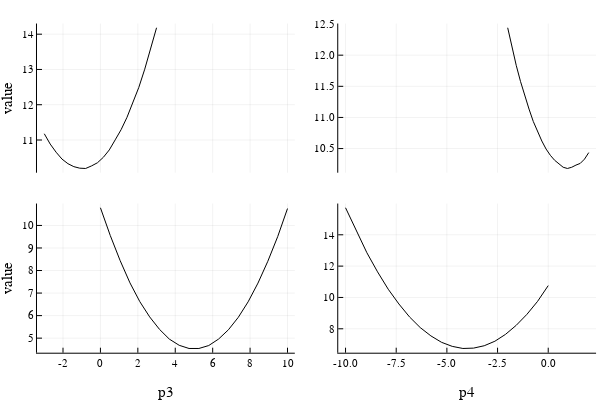
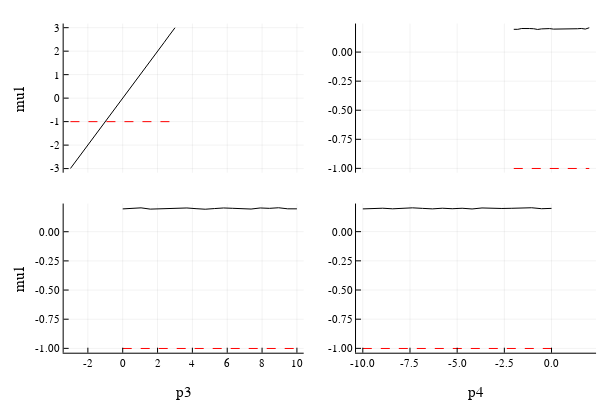
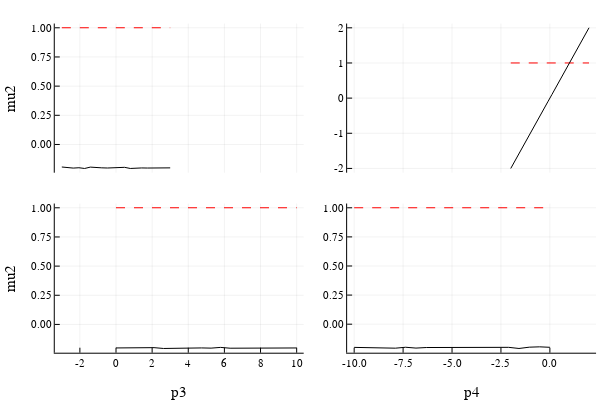
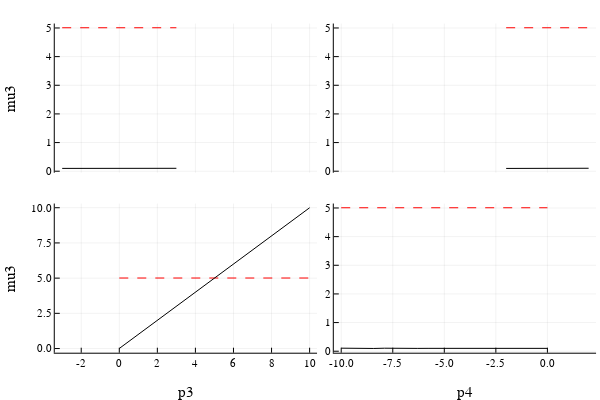

Notebook cell for these charts, in order:
### Markdown cell above
## Safety checks
We can also make sure that the objective function is "well-behaved" in a neighborhood of the solution (i.e. with no "flat region") using slices. The graph below shows that there is no flat region in the neighborhood of the solution, suggesting (at least) local identification of the parameters. In this toy example, we know we have global identification, but in "real-life" application global identification may be hard to prove analytically.

### Code cell
# plot slices of objective function
# grid with 20 points
#-----------------------------------
s = doSlices(mprob,20)

# plot slices of the objective function:
#---------------------------------------
p = MomentOpt.plot(s,:value)
display(p)

if savePlots == true
    Plots.savefig(p, joinpath(pwd(),"slices_Normal.svg"))
end



# Produce more precise plots with respect to each parameter:
#-----------------------------------------------------------
for symbol in parameters

  p = MomentOpt.plot(s,symbol)
  display(p)
    
  if savePlots == true
      Plots.savefig(p, joinpath(pwd(),"slices_Normal_$(String(symbol)).svg"))
  end
    

end

### Figure 1 — Plotly figure (JSON) as saved in the notebook; plotly's stock layout.template omitted (floating-point values rounded to 4 significant figures)
{"data": [{"colorbar": {"title": ""}, "hoverinfo": "text", "legendgroup": "y1", "line": {"color": "rgba(0, 0, 0, 1.000)", "dash": "solid", "shape": "linear", "width": 1}, "mode": "lines", "name": "y1", "showlegend": true, "text": [null, null, null, null, null, null, null, null, null, null, null, null, null, null, null, null, null, null, null, null], "type": "scatter", "x": [-2, -1.789, -1.579, -1.368, -1.158, -0.9474, -0.7368, -0.5263, -0.3158, -0.1053, 0.1053, 0.3158, 0.5263, 0.7368, 0.9474, 1.158, 1.368, 1.579, 1.789, 2], "xaxis": "x2", "y": [12.44, 12.12, 11.84, 11.58, 11.34, 11.13, 10.94, 10.77, 10.62, 10.49, 10.39, 10.31, 10.25, 10.2, 10.18, 10.2, 10.23, 10.26, 10.33, 10.44], "yaxis": "y2"}, {"colorbar": {"title": ""}, "hoverinfo": "text", "legendgroup": "y2", "line": {"color": "rgba(0, 0, 0, 1.000)", "dash": "solid", "shape": "linear", "width": 1}, "mode": "lines", "name": "y2", "showlegend": true, "text": [null, null, null, null, null, null, null, null, null, null, null, null, null, null, null, null, null, null, null, null], "type": "scatter", "x": [-10, -9.474, -8.947, -8.421, -7.895, -7.368, -6.842, -6.316, -5.789, -5.263, -4.737, -4.211, -3.684, -3.158, -2.632, -2.105, -1.579, -1.053, -0.5263, 0], "xaxis": "x2", "y": [15.72, 14.23, 12.85, 11.64, 10.53, 9.585, 8.756, 8.078, 7.547, 7.136, 6.878, 6.743, 6.766, 6.918, 7.205, 7.646, 8.221, 8.92, 9.75, 10.76], "yaxis": "y4"}, {"colorbar": {"title": ""}, "hoverinfo": "text", "legendgroup": "y3", "line": {"color": "rgba(0, 0, 0, 1.000)", "dash": "solid", "shape": "linear", "width": 1}, "mode": "lines", "name": "y3", "showlegend": true, "text": [null, null, null, null, null, null, null, null, null, null, null, null, null, null, null, null, null, null, null, null], "type": "scatter", "x": [-3, -2.684, -2.368, -2.053, -1.737, -1.421, -1.105, -0.7895, -0.4737, -0.1579, 0.1579, 0.4737, 0.7895, 1.105, 1.421, 1.737, 2.053, 2.368, 2.684, 3], "xaxis": "x1", "y": [11.18, 10.89, 10.65, 10.46, 10.33, 10.24, 10.2, 10.19, 10.27, 10.35, 10.51, 10.72, 11.0, 11.29, 11.64, 12.05, 12.49, 13.01, 13.57, 14.18], "yaxis": "y1"}, {"colorbar": {"title": ""}, "hoverinfo": "text", "legendgroup": "y4", "line": {"color": "rgba(0, 0, 0, 1.000)", "dash": "solid", "shape": "linear", "width": 1}, "mode": "lines", "name": "y4", "showlegend": true, "text": [null, null, null, null, null, null, null, null, null, null, null, null, null, null, null, null, null, null, null, null], "type": "scatter", "x": [0, 0.5263, 1.053, 1.579, 2.105, 2.632, 3.158, 3.684, 4.211, 4.737, 5.263, 5.789, 6.316, 6.842, 7.368, 7.895, 8.421, 8.947, 9.474, 10], "xaxis": "x1", "y": [10.78, 9.555, 8.443, 7.452, 6.619, 5.944, 5.389, 4.957, 4.683, 4.542, 4.542, 4.672, 4.96, 5.372, 5.923, 6.611, 7.443, 8.411, 9.502, 10.75], "yaxis": "y3"}], "layout": {"annotations": [], "height": 400, "margin": {"b": 20, "l": 0, "r": 0, "t": 20}, "paper_bgcolor": "rgba(255, 255, 255, 1.000)", "plot_bgcolor": "rgba(255, 255, 255, 1.000)", "showlegend": false, "width": 600, "xaxis1": {"anchor": "y3", "domain": [0.06165, 0.4914], "gridcolor": "rgba(0, 0, 0, 0.100)", "gridwidth": 0.5, "linecolor": "rgba(0, 0, 0, 1.000)", "mirror": false, "range": [-3.39, 10.39], "showgrid": true, "showline": true, "showticklabels": true, "tickangle": 0, "tickcolor": "rgb(0, 0, 0)", "tickfont": {"color": "rgba(0, 0, 0, 1.000)", "family": "sans-serif", "size": 11}, "tickmode": "array", "ticks": "inside", "ticktext": ["-2", "0", "2", "4", "6", "8", "10"], "tickvals": [-2, 0, 2, 4, 6, 8, 10], "title": "p3", "titlefont": {"color": "rgba(0, 0, 0, 1.000)", "family": "sans-serif", "size": 15}, "type": "-", "visible": true, "zeroline": false, "zerolinecolor": "rgba(0, 0, 0, 1.000)"}, "xaxis2": {"anchor": "y4", "domain": [0.5637, 0.9934], "gridcolor": "rgba(0, 0, 0, 0.100)", "gridwidth": 0.5, "linecolor": "rgba(0, 0, 0, 1.000)", "mirror": false, "range": [-10.36, 2.36], "showgrid": true, "showline": true, "showticklabels": true, "tickangle": 0, "tickcolor": "rgb(0, 0, 0)", "tickfont": {"color": "rgba(0, 0, 0, 1.000)", "family": "sans-serif", "size": 11}, "tickmode": "array", "ticks": "inside", "ticktext": ["-10.0", "-7.5", "-5.0", "-2.5", "0.0"], "tickvals": [-10, -7.5, -5, -2.5, 0], "title": "p4", "titlefont": {"color": "rgba(0, 0, 0, 1.000)", "family": "sans-serif", "size": 15}, "type": "-", "visible": true, "zeroline": false, "zerolinecolor": "rgba(0, 0, 0, 1.000)"}, "yaxis1": {"anchor": "x1", "domain": [0.5758, 0.9902], "gridcolor": "rgba(0, 0, 0, 0.100)", "gridwidth": 0.5, "linecolor": "rgba(0, 0, 0, 1.000)", "mirror": false, "range": [10.07, 14.3], "showgrid": true, "showline": true, "showticklabels": true, "tickangle": 0, "tickcolor": "rgb(0, 0, 0)", "tickfont": {"color": "rgba(0, 0, 0, 1.000)", "family": "sans-serif", "size": 11}, "tickmode": "array", "ticks": "inside", "ticktext": ["11", "12", "13", "14"], "tickvals": [11, 12, 13, 14], "title": "value", "titlefont": {"color": "rgba(0, 0, 0, 1.000)", "family": "sans-serif", "size": 15}, "type": "-", "visible": true, "zeroline": false, "zerolinecolor": "rgba(0, 0, 0, 1.000)"}, "yaxis2": {"anchor": "x2", "domain": [0.5758, 0.9902], "gridcolor": "rgba(0, 0, 0, 0.100)", "gridwidth": 0.5, "linecolor": "rgba(0, 0, 0, 1.000)", "mirror": false, "range": [10.11, 12.51], "showgrid": true, "showline": true, "showticklabels": true, "tickangle": 0, "tickcolor": "rgb(0, 0, 0)", "tickfont": {"color": "rgba(0, 0, 0, 1.000)", "family": "sans-serif", "size": 11}, "tickmode": "array", "ticks": "inside", "ticktext": ["10.5", "11.0", "11.5", "12.0", "12.5"], "tickvals": [10.5, 11, 11.5, 12, 12.5], "title": "", "titlefont": {"color": "rgba(0, 0, 0, 1.000)", "family": "sans-serif", "size": 15}, "type": "-", "visible": true, "zeroline": false, "zerolinecolor": "rgba(0, 0, 0, 1.000)"}, "yaxis3": {"anchor": "x1", "domain": [0.07581, 0.4902], "gridcolor": "rgba(0, 0, 0, 0.100)", "gridwidth": 0.5, "linecolor": "rgba(0, 0, 0, 1.000)", "mirror": false, "range": [4.354, 10.97], "showgrid": true, "showline": true, "showticklabels": true, "tickangle": 0, "tickcolor": "rgb(0, 0, 0)", "tickfont": {"color": "rgba(0, 0, 0, 1.000)", "family": "sans-serif", "size": 11}, "tickmode": "array", "ticks": "inside", "ticktext": ["5", "6", "7", "8", "9", "10"], "tickvals": [5, 6, 7, 8, 9, 10], "title": "value", "titlefont": {"color": "rgba(0, 0, 0, 1.000)", "family": "sans-serif", "size": 15}, "type": "-", "visible": true, "zeroline": false, "zerolinecolor": "rgba(0, 0, 0, 1.000)"}, "yaxis4": {"anchor": "x2", "domain": [0.07581, 0.4902], "gridcolor": "rgba(0, 0, 0, 0.100)", "gridwidth": 0.5, "linecolor": "rgba(0, 0, 0, 1.000)", "mirror": false, "range": [6.473, 15.99], "showgrid": true, "showline": true, "showticklabels": true, "tickangle": 0, "tickcolor": "rgb(0, 0, 0)", "tickfont": {"color": "rgba(0, 0, 0, 1.000)", "family": "sans-serif", "size": 11}, "tickmode": "array", "ticks": "inside", "ticktext": ["8", "10", "12", "14"], "tickvals": [8, 10, 12, 14], "title": "", "titlefont": {"color": "rgba(0, 0, 0, 1.000)", "family": "sans-serif", "size": 15}, "type": "-", "visible": true, "zeroline": false, "zerolinecolor": "rgba(0, 0, 0, 1.000)"}}}

### Figure 2 — Plotly figure (JSON) as saved in the notebook; plotly's stock layout.template omitted (floating-point values rounded to 4 significant figures)
{"data": [{"colorbar": {"title": ""}, "hoverinfo": "text", "legendgroup": "y1", "line": {"color": "rgba(255, 0, 0, 1.000)", "dash": "dash", "shape": "linear", "width": 1}, "mode": "lines", "name": "y1", "showlegend": true, "text": [null, null, null, null, null, null, null, null, null, null, null, null, null, null, null, null, null, null, null, null], "type": "scatter", "x": [-2, -1.789, -1.579, -1.368, -1.158, -0.9474, -0.7368, -0.5263, -0.3158, -0.1053, 0.1053, 0.3158, 0.5263, 0.7368, 0.9474, 1.158, 1.368, 1.579, 1.789, 2], "xaxis": "x2", "y": [-1.001, -1.001, -1.001, -1.001, -1.001, -1.001, -1.001, -1.001, -1.001, -1.001, -1.001, -1.001, -1.001, -1.001, -1.001, -1.001, -1.001, -1.001, -1.001, -1.001], "yaxis": "y2"}, {"colorbar": {"title": ""}, "hoverinfo": "text", "legendgroup": "y2", "line": {"color": "rgba(0, 0, 0, 1.000)", "dash": "solid", "shape": "linear", "width": 1}, "mode": "lines", "name": "y2", "showlegend": true, "text": [null, null, null, null, null, null, null, null, null, null, null, null, null, null, null, null, null, null, null, null], "type": "scatter", "x": [-2, -1.789, -1.579, -1.368, -1.158, -0.9474, -0.7368, -0.5263, -0.3158, -0.1053, 0.1053, 0.3158, 0.5263, 0.7368, 0.9474, 1.158, 1.368, 1.579, 1.789, 2], "xaxis": "x2", "y": [0.1957, 0.1956, 0.2027, 0.1993, 0.2024, 0.2009, 0.1945, 0.1996, 0.2033, 0.202, 0.1975, 0.1972, 0.1977, 0.2022, 0.1987, 0.2, 0.2007, 0.2032, 0.1979, 0.2091], "yaxis": "y2"}, {"colorbar": {"title": ""}, "hoverinfo": "text", "legendgroup": "y3", "line": {"color": "rgba(255, 0, 0, 1.000)", "dash": "dash", "shape": "linear", "width": 1}, "mode": "lines", "name": "y3", "showlegend": true, "text": [null, null, null, null, null, null, null, null, null, null, null, null, null, null, null, null, null, null, null, null], "type": "scatter", "x": [-10, -9.474, -8.947, -8.421, -7.895, -7.368, -6.842, -6.316, -5.789, -5.263, -4.737, -4.211, -3.684, -3.158, -2.632, -2.105, -1.579, -1.053, -0.5263, 0], "xaxis": "x2", "y": [-1.001, -1.001, -1.001, -1.001, -1.001, -1.001, -1.001, -1.001, -1.001, -1.001, -1.001, -1.001, -1.001, -1.001, -1.001, -1.001, -1.001, -1.001, -1.001, -1.001], "yaxis": "y4"}, {"colorbar": {"title": ""}, "hoverinfo": "text", "legendgroup": "y4", "line": {"color": "rgba(0, 0, 0, 1.000)", "dash": "solid", "shape": "linear", "width": 1}, "mode": "lines", "name": "y4", "showlegend": true, "text": [null, null, null, null, null, null, null, null, null, null, null, null, null, null, null, null, null, null, null, null], "type": "scatter", "x": [-10, -9.474, -8.947, -8.421, -7.895, -7.368, -6.842, -6.316, -5.789, -5.263, -4.737, -4.211, -3.684, -3.158, -2.632, -2.105, -1.579, -1.053, -0.5263, 0], "xaxis": "x2", "y": [0.1949, 0.1971, 0.2006, 0.1957, 0.2027, 0.204, 0.1996, 0.1952, 0.2007, 0.1964, 0.2005, 0.1945, 0.203, 0.1995, 0.1986, 0.2002, 0.2008, 0.2047, 0.1965, 0.1993], "yaxis": "y4"}, {"colorbar": {"title": ""}, "hoverinfo": "text", "legendgroup": "y5", "line": {"color": "rgba(255, 0, 0, 1.000)", "dash": "dash", "shape": "linear", "width": 1}, "mode": "lines", "name": "y5", "showlegend": true, "text": [null, null, null, null, null, null, null, null, null, null, null, null, null, null, null, null, null, null, null, null], "type": "scatter", "x": [-3, -2.684, -2.368, -2.053, -1.737, -1.421, -1.105, -0.7895, -0.4737, -0.1579, 0.1579, 0.4737, 0.7895, 1.105, 1.421, 1.737, 2.053, 2.368, 2.684, 3], "xaxis": "x1", "y": [-1.001, -1.001, -1.001, -1.001, -1.001, -1.001, -1.001, -1.001, -1.001, -1.001, -1.001, -1.001, -1.001, -1.001, -1.001, -1.001, -1.001, -1.001, -1.001, -1.001], "yaxis": "y1"}, {"colorbar": {"title": ""}, "hoverinfo": "text", "legendgroup": "y6", "line": {"color": "rgba(0, 0, 0, 1.000)", "dash": "solid", "shape": "linear", "width": 1}, "mode": "lines", "name": "y6", "showlegend": true, "text": [null, null, null, null, null, null, null, null, null, null, null, null, null, null, null, null, null, null, null, null], "type": "scatter", "x": [-3, -2.684, -2.368, -2.053, -1.737, -1.421, -1.105, -0.7895, -0.4737, -0.1579, 0.1579, 0.4737, 0.7895, 1.105, 1.421, 1.737, 2.053, 2.368, 2.684, 3], "xaxis": "x1", "y": [-2.995, -2.683, -2.366, -2.053, -1.733, -1.421, -1.107, -0.7929, -0.4733, -0.1587, 0.1572, 0.4761, 0.7919, 1.105, 1.422, 1.74, 2.048, 2.362, 2.683, 2.996], "yaxis": "y1"}, {"colorbar": {"title": ""}, "hoverinfo": "text", "legendgroup": "y7", "line": {"color": "rgba(255, 0, 0, 1.000)", "dash": "dash", "shape": "linear", "width": 1}, "mode": "lines", "name": "y7", "showlegend": true, "text": [null, null, null, null, null, null, null, null, null, null, null, null, null, null, null, null, null, null, null, null], "type": "scatter", "x": [0, 0.5263, 1.053, 1.579, 2.105, 2.632, 3.158, 3.684, 4.211, 4.737, 5.263, 5.789, 6.316, 6.842, 7.368, 7.895, 8.421, 8.947, 9.474, 10], "xaxis": "x1", "y": [-1.001, -1.001, -1.001, -1.001, -1.001, -1.001, -1.001, -1.001, -1.001, -1.001, -1.001, -1.001, -1.001, -1.001, -1.001, -1.001, -1.001, -1.001, -1.001, -1.001], "yaxis": "y3"}, {"colorbar": {"title": ""}, "hoverinfo": "text", "legendgroup": "y8", "line": {"color": "rgba(0, 0, 0, 1.000)", "dash": "solid", "shape": "linear", "width": 1}, "mode": "lines", "name": "y8", "showlegend": true, "text": [null, null, null, null, null, null, null, null, null, null, null, null, null, null, null, null, null, null, null, null], "type": "scatter", "x": [0, 0.5263, 1.053, 1.579, 2.105, 2.632, 3.158, 3.684, 4.211, 4.737, 5.263, 5.789, 6.316, 6.842, 7.368, 7.895, 8.421, 8.947, 9.474, 10], "xaxis": "x1", "y": [0.1958, 0.1997, 0.2048, 0.1939, 0.1964, 0.1979, 0.1986, 0.2037, 0.1978, 0.193, 0.1986, 0.2037, 0.2009, 0.1959, 0.1945, 0.2036, 0.2005, 0.2055, 0.1964, 0.1962], "yaxis": "y3"}], "layout": {"annotations": [], "height": 400, "margin": {"b": 20, "l": 0, "r": 0, "t": 20}, "paper_bgcolor": "rgba(255, 255, 255, 1.000)", "plot_bgcolor": "rgba(255, 255, 255, 1.000)", "showlegend": false, "width": 600, "xaxis1": {"anchor": "y3", "domain": [0.1061, 0.5062], "gridcolor": "rgba(0, 0, 0, 0.100)", "gridwidth": 0.5, "linecolor": "rgba(0, 0, 0, 1.000)", "mirror": false, "range": [-3.39, 10.39], "showgrid": true, "showline": true, "showticklabels": true, "tickangle": 0, "tickcolor": "rgb(0, 0, 0)", "tickfont": {"color": "rgba(0, 0, 0, 1.000)", "family": "sans-serif", "size": 11}, "tickmode": "array", "ticks": "inside", "ticktext": ["-2", "0", "2", "4", "6", "8", "10"], "tickvals": [-2, 0, 2, 4, 6, 8, 10], "title": "p3", "titlefont": {"color": "rgba(0, 0, 0, 1.000)", "family": "sans-serif", "size": 15}, "type": "-", "visible": true, "zeroline": false, "zerolinecolor": "rgba(0, 0, 0, 1.000)"}, "xaxis2": {"anchor": "y4", "domain": [0.5934, 0.9934], "gridcolor": "rgba(0, 0, 0, 0.100)", "gridwidth": 0.5, "linecolor": "rgba(0, 0, 0, 1.000)", "mirror": false, "range": [-10.36, 2.36], "showgrid": true, "showline": true, "showticklabels": true, "tickangle": 0, "tickcolor": "rgb(0, 0, 0)", "tickfont": {"color": "rgba(0, 0, 0, 1.000)", "family": "sans-serif", "size": 11}, "tickmode": "array", "ticks": "inside", "ticktext": ["-10.0", "-7.5", "-5.0", "-2.5", "0.0"], "tickvals": [-10, -7.5, -5, -2.5, 0], "title": "p4", "titlefont": {"color": "rgba(0, 0, 0, 1.000)", "family": "sans-serif", "size": 15}, "type": "-", "visible": true, "zeroline": false, "zerolinecolor": "rgba(0, 0, 0, 1.000)"}, "yaxis1": {"anchor": "x1", "domain": [0.5758, 0.9902], "gridcolor": "rgba(0, 0, 0, 0.100)", "gridwidth": 0.5, "linecolor": "rgba(0, 0, 0, 1.000)", "mirror": false, "range": [-3.175, 3.176], "showgrid": true, "showline": true, "showticklabels": true, "tickangle": 0, "tickcolor": "rgb(0, 0, 0)", "tickfont": {"color": "rgba(0, 0, 0, 1.000)", "family": "sans-serif", "size": 11}, "tickmode": "array", "ticks": "inside", "ticktext": ["-3", "-2", "-1", "0", "1", "2", "3"], "tickvals": [-3, -2, -1, 0, 1, 2, 3], "title": "mu1", "titlefont": {"color": "rgba(0, 0, 0, 1.000)", "family": "sans-serif", "size": 15}, "type": "-", "visible": true, "zeroline": false, "zerolinecolor": "rgba(0, 0, 0, 1.000)"}, "yaxis2": {"anchor": "x2", "domain": [0.5758, 0.9902], "gridcolor": "rgba(0, 0, 0, 0.100)", "gridwidth": 0.5, "linecolor": "rgba(0, 0, 0, 1.000)", "mirror": false, "range": [-1.037, 0.2454], "showgrid": true, "showline": true, "showticklabels": true, "tickangle": 0, "tickcolor": "rgb(0, 0, 0)", "tickfont": {"color": "rgba(0, 0, 0, 1.000)", "family": "sans-serif", "size": 11}, "tickmode": "array", "ticks": "inside", "ticktext": ["-1.00", "-0.75", "-0.50", "-0.25", "0.00"], "tickvals": [-1, -0.75, -0.5, -0.25, 0], "title": "", "titlefont": {"color": "rgba(0, 0, 0, 1.000)", "family": "sans-serif", "size": 15}, "type": "-", "visible": true, "zeroline": false, "zerolinecolor": "rgba(0, 0, 0, 1.000)"}, "yaxis3": {"anchor": "x1", "domain": [0.07581, 0.4902], "gridcolor": "rgba(0, 0, 0, 0.100)", "gridwidth": 0.5, "linecolor": "rgba(0, 0, 0, 1.000)", "mirror": false, "range": [-1.037, 0.2417], "showgrid": true, "showline": true, "showticklabels": true, "tickangle": 0, "tickcolor": "rgb(0, 0, 0)", "tickfont": {"color": "rgba(0, 0, 0, 1.000)", "family": "sans-serif", "size": 11}, "tickmode": "array", "ticks": "inside", "ticktext": ["-1.00", "-0.75", "-0.50", "-0.25", "0.00"], "tickvals": [-1, -0.75, -0.5, -0.25, 0], "title": "mu1", "titlefont": {"color": "rgba(0, 0, 0, 1.000)", "family": "sans-serif", "size": 15}, "type": "-", "visible": true, "zeroline": false, "zerolinecolor": "rgba(0, 0, 0, 1.000)"}, "yaxis4": {"anchor": "x2", "domain": [0.07581, 0.4902], "gridcolor": "rgba(0, 0, 0, 0.100)", "gridwidth": 0.5, "linecolor": "rgba(0, 0, 0, 1.000)", "mirror": false, "range": [-1.037, 0.2408], "showgrid": true, "showline": true, "showticklabels": true, "tickangle": 0, "tickcolor": "rgb(0, 0, 0)", "tickfont": {"color": "rgba(0, 0, 0, 1.000)", "family": "sans-serif", "size": 11}, "tickmode": "array", "ticks": "inside", "ticktext": ["-1.00", "-0.75", "-0.50", "-0.25", "0.00"], "tickvals": [-1, -0.75, -0.5, -0.25, 0], "title": "", "titlefont": {"color": "rgba(0, 0, 0, 1.000)", "family": "sans-serif", "size": 15}, "type": "-", "visible": true, "zeroline": false, "zerolinecolor": "rgba(0, 0, 0, 1.000)"}}}

### Figure 3 — Plotly figure (JSON) as saved in the notebook; plotly's stock layout.template omitted (floating-point values rounded to 4 significant figures)
{"data": [{"colorbar": {"title": ""}, "hoverinfo": "text", "legendgroup": "y1", "line": {"color": "rgba(255, 0, 0, 1.000)", "dash": "dash", "shape": "linear", "width": 1}, "mode": "lines", "name": "y1", "showlegend": true, "text": [null, null, null, null, null, null, null, null, null, null, null, null, null, null, null, null, null, null, null, null], "type": "scatter", "x": [-2, -1.789, -1.579, -1.368, -1.158, -0.9474, -0.7368, -0.5263, -0.3158, -0.1053, 0.1053, 0.3158, 0.5263, 0.7368, 0.9474, 1.158, 1.368, 1.579, 1.789, 2], "xaxis": "x2", "y": [1.0, 1.0, 1.0, 1.0, 1.0, 1.0, 1.0, 1.0, 1.0, 1.0, 1.0, 1.0, 1.0, 1.0, 1.0, 1.0, 1.0, 1.0, 1.0, 1.0], "yaxis": "y2"}, {"colorbar": {"title": ""}, "hoverinfo": "text", "legendgroup": "y2", "line": {"color": "rgba(0, 0, 0, 1.000)", "dash": "solid", "shape": "linear", "width": 1}, "mode": "lines", "name": "y2", "showlegend": true, "text": [null, null, null, null, null, null, null, null, null, null, null, null, null, null, null, null, null, null, null, null], "type": "scatter", "x": [-2, -1.789, -1.579, -1.368, -1.158, -0.9474, -0.7368, -0.5263, -0.3158, -0.1053, 0.1053, 0.3158, 0.5263, 0.7368, 0.9474, 1.158, 1.368, 1.579, 1.789, 2], "xaxis": "x2", "y": [-2.002, -1.786, -1.578, -1.367, -1.157, -0.9441, -0.7361, -0.5299, -0.3129, -0.1052, 0.1033, 0.315, 0.5227, 0.7374, 0.9432, 1.154, 1.368, 1.58, 1.785, 2.002], "yaxis": "y2"}, {"colorbar": {"title": ""}, "hoverinfo": "text", "legendgroup": "y3", "line": {"color": "rgba(255, 0, 0, 1.000)", "dash": "dash", "shape": "linear", "width": 1}, "mode": "lines", "name": "y3", "showlegend": true, "text": [null, null, null, null, null, null, null, null, null, null, null, null, null, null, null, null, null, null, null, null], "type": "scatter", "x": [-10, -9.474, -8.947, -8.421, -7.895, -7.368, -6.842, -6.316, -5.789, -5.263, -4.737, -4.211, -3.684, -3.158, -2.632, -2.105, -1.579, -1.053, -0.5263, 0], "xaxis": "x2", "y": [1.0, 1.0, 1.0, 1.0, 1.0, 1.0, 1.0, 1.0, 1.0, 1.0, 1.0, 1.0, 1.0, 1.0, 1.0, 1.0, 1.0, 1.0, 1.0, 1.0], "yaxis": "y4"}, {"colorbar": {"title": ""}, "hoverinfo": "text", "legendgroup": "y4", "line": {"color": "rgba(0, 0, 0, 1.000)", "dash": "solid", "shape": "linear", "width": 1}, "mode": "lines", "name": "y4", "showlegend": true, "text": [null, null, null, null, null, null, null, null, null, null, null, null, null, null, null, null, null, null, null, null], "type": "scatter", "x": [-10, -9.474, -8.947, -8.421, -7.895, -7.368, -6.842, -6.316, -5.789, -5.263, -4.737, -4.211, -3.684, -3.158, -2.632, -2.105, -1.579, -1.053, -0.5263, 0], "xaxis": "x2", "y": [-0.1992, -0.2008, -0.1985, -0.2005, -0.2061, -0.1982, -0.2053, -0.2004, -0.1998, -0.1984, -0.197, -0.1975, -0.1963, -0.1991, -0.1958, -0.1989, -0.2087, -0.1974, -0.1945, -0.1985], "yaxis": "y4"}, {"colorbar": {"title": ""}, "hoverinfo": "text", "legendgroup": "y5", "line": {"color": "rgba(255, 0, 0, 1.000)", "dash": "dash", "shape": "linear", "width": 1}, "mode": "lines", "name": "y5", "showlegend": true, "text": [null, null, null, null, null, null, null, null, null, null, null, null, null, null, null, null, null, null, null, null], "type": "scatter", "x": [-3, -2.684, -2.368, -2.053, -1.737, -1.421, -1.105, -0.7895, -0.4737, -0.1579, 0.1579, 0.4737, 0.7895, 1.105, 1.421, 1.737, 2.053, 2.368, 2.684, 3], "xaxis": "x1", "y": [1.0, 1.0, 1.0, 1.0, 1.0, 1.0, 1.0, 1.0, 1.0, 1.0, 1.0, 1.0, 1.0, 1.0, 1.0, 1.0, 1.0, 1.0, 1.0, 1.0], "yaxis": "y1"}, {"colorbar": {"title": ""}, "hoverinfo": "text", "legendgroup": "y6", "line": {"color": "rgba(0, 0, 0, 1.000)", "dash": "solid", "shape": "linear", "width": 1}, "mode": "lines", "name": "y6", "showlegend": true, "text": [null, null, null, null, null, null, null, null, null, null, null, null, null, null, null, null, null, null, null, null], "type": "scatter", "x": [-3, -2.684, -2.368, -2.053, -1.737, -1.421, -1.105, -0.7895, -0.4737, -0.1579, 0.1579, 0.4737, 0.7895, 1.105, 1.421, 1.737, 2.053, 2.368, 2.684, 3], "xaxis": "x1", "y": [-0.1931, -0.1975, -0.2024, -0.1994, -0.2057, -0.194, -0.1999, -0.2002, -0.2016, -0.1976, -0.1997, -0.1959, -0.2055, -0.2021, -0.201, -0.2019, -0.2012, -0.1971, -0.1976, -0.2004], "yaxis": "y1"}, {"colorbar": {"title": ""}, "hoverinfo": "text", "legendgroup": "y7", "line": {"color": "rgba(255, 0, 0, 1.000)", "dash": "dash", "shape": "linear", "width": 1}, "mode": "lines", "name": "y7", "showlegend": true, "text": [null, null, null, null, null, null, null, null, null, null, null, null, null, null, null, null, null, null, null, null], "type": "scatter", "x": [0, 0.5263, 1.053, 1.579, 2.105, 2.632, 3.158, 3.684, 4.211, 4.737, 5.263, 5.789, 6.316, 6.842, 7.368, 7.895, 8.421, 8.947, 9.474, 10], "xaxis": "x1", "y": [1.0, 1.0, 1.0, 1.0, 1.0, 1.0, 1.0, 1.0, 1.0, 1.0, 1.0, 1.0, 1.0, 1.0, 1.0, 1.0, 1.0, 1.0, 1.0, 1.0], "yaxis": "y3"}, {"colorbar": {"title": ""}, "hoverinfo": "text", "legendgroup": "y8", "line": {"color": "rgba(0, 0, 0, 1.000)", "dash": "solid", "shape": "linear", "width": 1}, "mode": "lines", "name": "y8", "showlegend": true, "text": [null, null, null, null, null, null, null, null, null, null, null, null, null, null, null, null, null, null, null, null], "type": "scatter", "x": [0, 0.5263, 1.053, 1.579, 2.105, 2.632, 3.158, 3.684, 4.211, 4.737, 5.263, 5.789, 6.316, 6.842, 7.368, 7.895, 8.421, 8.947, 9.474, 10], "xaxis": "x1", "y": [-0.2015, -0.2011, -0.1988, -0.1958, -0.1989, -0.2062, -0.2052, -0.1988, -0.2011, -0.2014, -0.2031, -0.1968, -0.2038, -0.2029, -0.2039, -0.2003, -0.1998, -0.1997, -0.1985, -0.2017], "yaxis": "y3"}], "layout": {"annotations": [], "height": 400, "margin": {"b": 20, "l": 0, "r": 0, "t": 20}, "paper_bgcolor": "rgba(255, 255, 255, 1.000)", "plot_bgcolor": "rgba(255, 255, 255, 1.000)", "showlegend": false, "width": 600, "xaxis1": {"anchor": "y3", "domain": [0.09128, 0.5062], "gridcolor": "rgba(0, 0, 0, 0.100)", "gridwidth": 0.5, "linecolor": "rgba(0, 0, 0, 1.000)", "mirror": false, "range": [-3.39, 10.39], "showgrid": true, "showline": true, "showticklabels": true, "tickangle": 0, "tickcolor": "rgb(0, 0, 0)", "tickfont": {"color": "rgba(0, 0, 0, 1.000)", "family": "sans-serif", "size": 11}, "tickmode": "array", "ticks": "inside", "ticktext": ["-2", "0", "2", "4", "6", "8", "10"], "tickvals": [-2, 0, 2, 4, 6, 8, 10], "title": "p3", "titlefont": {"color": "rgba(0, 0, 0, 1.000)", "family": "sans-serif", "size": 15}, "type": "-", "visible": true, "zeroline": false, "zerolinecolor": "rgba(0, 0, 0, 1.000)"}, "xaxis2": {"anchor": "y4", "domain": [0.5786, 0.9934], "gridcolor": "rgba(0, 0, 0, 0.100)", "gridwidth": 0.5, "linecolor": "rgba(0, 0, 0, 1.000)", "mirror": false, "range": [-10.36, 2.36], "showgrid": true, "showline": true, "showticklabels": true, "tickangle": 0, "tickcolor": "rgb(0, 0, 0)", "tickfont": {"color": "rgba(0, 0, 0, 1.000)", "family": "sans-serif", "size": 11}, "tickmode": "array", "ticks": "inside", "ticktext": ["-10.0", "-7.5", "-5.0", "-2.5", "0.0"], "tickvals": [-10, -7.5, -5, -2.5, 0], "title": "p4", "titlefont": {"color": "rgba(0, 0, 0, 1.000)", "family": "sans-serif", "size": 15}, "type": "-", "visible": true, "zeroline": false, "zerolinecolor": "rgba(0, 0, 0, 1.000)"}, "yaxis1": {"anchor": "x1", "domain": [0.5758, 0.9902], "gridcolor": "rgba(0, 0, 0, 0.100)", "gridwidth": 0.5, "linecolor": "rgba(0, 0, 0, 1.000)", "mirror": false, "range": [-0.2419, 1.036], "showgrid": true, "showline": true, "showticklabels": true, "tickangle": 0, "tickcolor": "rgb(0, 0, 0)", "tickfont": {"color": "rgba(0, 0, 0, 1.000)", "family": "sans-serif", "size": 11}, "tickmode": "array", "ticks": "inside", "ticktext": ["0.00", "0.25", "0.50", "0.75", "1.00"], "tickvals": [0, 0.25, 0.5, 0.75, 1], "title": "mu2", "titlefont": {"color": "rgba(0, 0, 0, 1.000)", "family": "sans-serif", "size": 15}, "type": "-", "visible": true, "zeroline": false, "zerolinecolor": "rgba(0, 0, 0, 1.000)"}, "yaxis2": {"anchor": "x2", "domain": [0.5758, 0.9902], "gridcolor": "rgba(0, 0, 0, 0.100)", "gridwidth": 0.5, "linecolor": "rgba(0, 0, 0, 1.000)", "mirror": false, "range": [-2.122, 2.122], "showgrid": true, "showline": true, "showticklabels": true, "tickangle": 0, "tickcolor": "rgb(0, 0, 0)", "tickfont": {"color": "rgba(0, 0, 0, 1.000)", "family": "sans-serif", "size": 11}, "tickmode": "array", "ticks": "inside", "ticktext": ["-2", "-1", "0", "1", "2"], "tickvals": [-2, -1, 0, 1, 2], "title": "", "titlefont": {"color": "rgba(0, 0, 0, 1.000)", "family": "sans-serif", "size": 15}, "type": "-", "visible": true, "zeroline": false, "zerolinecolor": "rgba(0, 0, 0, 1.000)"}, "yaxis3": {"anchor": "x1", "domain": [0.07581, 0.4902], "gridcolor": "rgba(0, 0, 0, 0.100)", "gridwidth": 0.5, "linecolor": "rgba(0, 0, 0, 1.000)", "mirror": false, "range": [-0.2424, 1.036], "showgrid": true, "showline": true, "showticklabels": true, "tickangle": 0, "tickcolor": "rgb(0, 0, 0)", "tickfont": {"color": "rgba(0, 0, 0, 1.000)", "family": "sans-serif", "size": 11}, "tickmode": "array", "ticks": "inside", "ticktext": ["0.00", "0.25", "0.50", "0.75", "1.00"], "tickvals": [0, 0.25, 0.5, 0.75, 1], "title": "mu2", "titlefont": {"color": "rgba(0, 0, 0, 1.000)", "family": "sans-serif", "size": 15}, "type": "-", "visible": true, "zeroline": false, "zerolinecolor": "rgba(0, 0, 0, 1.000)"}, "yaxis4": {"anchor": "x2", "domain": [0.07581, 0.4902], "gridcolor": "rgba(0, 0, 0, 0.100)", "gridwidth": 0.5, "linecolor": "rgba(0, 0, 0, 1.000)", "mirror": false, "range": [-0.2449, 1.036], "showgrid": true, "showline": true, "showticklabels": true, "tickangle": 0, "tickcolor": "rgb(0, 0, 0)", "tickfont": {"color": "rgba(0, 0, 0, 1.000)", "family": "sans-serif", "size": 11}, "tickmode": "array", "ticks": "inside", "ticktext": ["0.00", "0.25", "0.50", "0.75", "1.00"], "tickvals": [0, 0.25, 0.5, 0.75, 1], "title": "", "titlefont": {"color": "rgba(0, 0, 0, 1.000)", "family": "sans-serif", "size": 15}, "type": "-", "visible": true, "zeroline": false, "zerolinecolor": "rgba(0, 0, 0, 1.000)"}}}

### Figure 4 — Plotly figure (JSON) as saved in the notebook; plotly's stock layout.template omitted (floating-point values rounded to 4 significant figures)
{"data": [{"colorbar": {"title": ""}, "hoverinfo": "text", "legendgroup": "y1", "line": {"color": "rgba(255, 0, 0, 1.000)", "dash": "dash", "shape": "linear", "width": 1}, "mode": "lines", "name": "y1", "showlegend": true, "text": [null, null, null, null, null, null, null, null, null, null, null, null, null, null, null, null, null, null, null, null], "type": "scatter", "x": [-2, -1.789, -1.579, -1.368, -1.158, -0.9474, -0.7368, -0.5263, -0.3158, -0.1053, 0.1053, 0.3158, 0.5263, 0.7368, 0.9474, 1.158, 1.368, 1.579, 1.789, 2], "xaxis": "x2", "y": [5.008, 5.008, 5.008, 5.008, 5.008, 5.008, 5.008, 5.008, 5.008, 5.008, 5.008, 5.008, 5.008, 5.008, 5.008, 5.008, 5.008, 5.008, 5.008, 5.008], "yaxis": "y2"}, {"colorbar": {"title": ""}, "hoverinfo": "text", "legendgroup": "y2", "line": {"color": "rgba(0, 0, 0, 1.000)", "dash": "solid", "shape": "linear", "width": 1}, "mode": "lines", "name": "y2", "showlegend": true, "text": [null, null, null, null, null, null, null, null, null, null, null, null, null, null, null, null, null, null, null, null], "type": "scatter", "x": [-2, -1.789, -1.579, -1.368, -1.158, -0.9474, -0.7368, -0.5263, -0.3158, -0.1053, 0.1053, 0.3158, 0.5263, 0.7368, 0.9474, 1.158, 1.368, 1.579, 1.789, 2], "xaxis": "x2", "y": [0.09719, 0.09709, 0.09809, 0.09813, 0.1029, 0.09868, 0.09863, 0.1, 0.1004, 0.09932, 0.0968, 0.09667, 0.09735, 0.1023, 0.1044, 0.09528, 0.09674, 0.1044, 0.1034, 0.1035], "yaxis": "y2"}, {"colorbar": {"title": ""}, "hoverinfo": "text", "legendgroup": "y3", "line": {"color": "rgba(255, 0, 0, 1.000)", "dash": "dash", "shape": "linear", "width": 1}, "mode": "lines", "name": "y3", "showlegend": true, "text": [null, null, null, null, null, null, null, null, null, null, null, null, null, null, null, null, null, null, null, null], "type": "scatter", "x": [-10, -9.474, -8.947, -8.421, -7.895, -7.368, -6.842, -6.316, -5.789, -5.263, -4.737, -4.211, -3.684, -3.158, -2.632, -2.105, -1.579, -1.053, -0.5263, 0], "xaxis": "x2", "y": [5.008, 5.008, 5.008, 5.008, 5.008, 5.008, 5.008, 5.008, 5.008, 5.008, 5.008, 5.008, 5.008, 5.008, 5.008, 5.008, 5.008, 5.008, 5.008, 5.008], "yaxis": "y4"}, {"colorbar": {"title": ""}, "hoverinfo": "text", "legendgroup": "y4", "line": {"color": "rgba(0, 0, 0, 1.000)", "dash": "solid", "shape": "linear", "width": 1}, "mode": "lines", "name": "y4", "showlegend": true, "text": [null, null, null, null, null, null, null, null, null, null, null, null, null, null, null, null, null, null, null, null], "type": "scatter", "x": [-10, -9.474, -8.947, -8.421, -7.895, -7.368, -6.842, -6.316, -5.789, -5.263, -4.737, -4.211, -3.684, -3.158, -2.632, -2.105, -1.579, -1.053, -0.5263, 0], "xaxis": "x2", "y": [0.1064, 0.09721, 0.09988, 0.0967, 0.1048, 0.09544, 0.1009, 0.09877, 0.09991, 0.1003, 0.09919, 0.102, 0.1004, 0.1001, 0.1002, 0.09973, 0.09627, 0.09764, 0.1034, 0.09977], "yaxis": "y4"}, {"colorbar": {"title": ""}, "hoverinfo": "text", "legendgroup": "y5", "line": {"color": "rgba(255, 0, 0, 1.000)", "dash": "dash", "shape": "linear", "width": 1}, "mode": "lines", "name": "y5", "showlegend": true, "text": [null, null, null, null, null, null, null, null, null, null, null, null, null, null, null, null, null, null, null, null], "type": "scatter", "x": [-3, -2.684, -2.368, -2.053, -1.737, -1.421, -1.105, -0.7895, -0.4737, -0.1579, 0.1579, 0.4737, 0.7895, 1.105, 1.421, 1.737, 2.053, 2.368, 2.684, 3], "xaxis": "x1", "y": [5.008, 5.008, 5.008, 5.008, 5.008, 5.008, 5.008, 5.008, 5.008, 5.008, 5.008, 5.008, 5.008, 5.008, 5.008, 5.008, 5.008, 5.008, 5.008, 5.008], "yaxis": "y1"}, {"colorbar": {"title": ""}, "hoverinfo": "text", "legendgroup": "y6", "line": {"color": "rgba(0, 0, 0, 1.000)", "dash": "solid", "shape": "linear", "width": 1}, "mode": "lines", "name": "y6", "showlegend": true, "text": [null, null, null, null, null, null, null, null, null, null, null, null, null, null, null, null, null, null, null, null], "type": "scatter", "x": [-3, -2.684, -2.368, -2.053, -1.737, -1.421, -1.105, -0.7895, -0.4737, -0.1579, 0.1579, 0.4737, 0.7895, 1.105, 1.421, 1.737, 2.053, 2.368, 2.684, 3], "xaxis": "x1", "y": [0.09802, 0.09906, 0.1004, 0.1018, 0.09818, 0.09491, 0.09746, 0.09775, 0.1006, 0.1011, 0.1037, 0.1057, 0.09734, 0.0991, 0.1024, 0.104, 0.1069, 0.1002, 0.1028, 0.1014], "yaxis": "y1"}, {"colorbar": {"title": ""}, "hoverinfo": "text", "legendgroup": "y7", "line": {"color": "rgba(255, 0, 0, 1.000)", "dash": "dash", "shape": "linear", "width": 1}, "mode": "lines", "name": "y7", "showlegend": true, "text": [null, null, null, null, null, null, null, null, null, null, null, null, null, null, null, null, null, null, null, null], "type": "scatter", "x": [0, 0.5263, 1.053, 1.579, 2.105, 2.632, 3.158, 3.684, 4.211, 4.737, 5.263, 5.789, 6.316, 6.842, 7.368, 7.895, 8.421, 8.947, 9.474, 10], "xaxis": "x1", "y": [5.008, 5.008, 5.008, 5.008, 5.008, 5.008, 5.008, 5.008, 5.008, 5.008, 5.008, 5.008, 5.008, 5.008, 5.008, 5.008, 5.008, 5.008, 5.008, 5.008], "yaxis": "y3"}, {"colorbar": {"title": ""}, "hoverinfo": "text", "legendgroup": "y8", "line": {"color": "rgba(0, 0, 0, 1.000)", "dash": "solid", "shape": "linear", "width": 1}, "mode": "lines", "name": "y8", "showlegend": true, "text": [null, null, null, null, null, null, null, null, null, null, null, null, null, null, null, null, null, null, null, null], "type": "scatter", "x": [0, 0.5263, 1.053, 1.579, 2.105, 2.632, 3.158, 3.684, 4.211, 4.737, 5.263, 5.789, 6.316, 6.842, 7.368, 7.895, 8.421, 8.947, 9.474, 10], "xaxis": "x1", "y": [0.004051, 0.527, 1.049, 1.581, 2.103, 2.629, 3.157, 3.686, 4.211, 4.733, 5.266, 5.788, 6.317, 6.846, 7.368, 7.894, 8.423, 8.949, 9.474, 9.997], "yaxis": "y3"}], "layout": {"annotations": [], "height": 400, "margin": {"b": 20, "l": 0, "r": 0, "t": 20}, "paper_bgcolor": "rgba(255, 255, 255, 1.000)", "plot_bgcolor": "rgba(255, 255, 255, 1.000)", "showlegend": false, "width": 600, "xaxis1": {"anchor": "y3", "domain": [0.09128, 0.5284], "gridcolor": "rgba(0, 0, 0, 0.100)", "gridwidth": 0.5, "linecolor": "rgba(0, 0, 0, 1.000)", "mirror": false, "range": [-3.39, 10.39], "showgrid": true, "showline": true, "showticklabels": true, "tickangle": 0, "tickcolor": "rgb(0, 0, 0)", "tickfont": {"color": "rgba(0, 0, 0, 1.000)", "family": "sans-serif", "size": 11}, "tickmode": "array", "ticks": "inside", "ticktext": ["-2", "0", "2", "4", "6", "8", "10"], "tickvals": [-2, 0, 2, 4, 6, 8, 10], "title": "p3", "titlefont": {"color": "rgba(0, 0, 0, 1.000)", "family": "sans-serif", "size": 15}, "type": "-", "visible": true, "zeroline": false, "zerolinecolor": "rgba(0, 0, 0, 1.000)"}, "xaxis2": {"anchor": "y4", "domain": [0.5563, 0.9934], "gridcolor": "rgba(0, 0, 0, 0.100)", "gridwidth": 0.5, "linecolor": "rgba(0, 0, 0, 1.000)", "mirror": false, "range": [-10.36, 2.36], "showgrid": true, "showline": true, "showticklabels": true, "tickangle": 0, "tickcolor": "rgb(0, 0, 0)", "tickfont": {"color": "rgba(0, 0, 0, 1.000)", "family": "sans-serif", "size": 11}, "tickmode": "array", "ticks": "inside", "ticktext": ["-10.0", "-7.5", "-5.0", "-2.5", "0.0"], "tickvals": [-10, -7.5, -5, -2.5, 0], "title": "p4", "titlefont": {"color": "rgba(0, 0, 0, 1.000)", "family": "sans-serif", "size": 15}, "type": "-", "visible": true, "zeroline": false, "zerolinecolor": "rgba(0, 0, 0, 1.000)"}, "yaxis1": {"anchor": "x1", "domain": [0.5758, 0.9902], "gridcolor": "rgba(0, 0, 0, 0.100)", "gridwidth": 0.5, "linecolor": "rgba(0, 0, 0, 1.000)", "mirror": false, "range": [-0.05246, 5.155], "showgrid": true, "showline": true, "showticklabels": true, "tickangle": 0, "tickcolor": "rgb(0, 0, 0)", "tickfont": {"color": "rgba(0, 0, 0, 1.000)", "family": "sans-serif", "size": 11}, "tickmode": "array", "ticks": "inside", "ticktext": ["0", "1", "2", "3", "4", "5"], "tickvals": [0, 1, 2, 3, 4, 5], "title": "mu3", "titlefont": {"color": "rgba(0, 0, 0, 1.000)", "family": "sans-serif", "size": 15}, "type": "-", "visible": true, "zeroline": false, "zerolinecolor": "rgba(0, 0, 0, 1.000)"}, "yaxis2": {"anchor": "x2", "domain": [0.5758, 0.9902], "gridcolor": "rgba(0, 0, 0, 0.100)", "gridwidth": 0.5, "linecolor": "rgba(0, 0, 0, 1.000)", "mirror": false, "range": [-0.05209, 5.155], "showgrid": true, "showline": true, "showticklabels": true, "tickangle": 0, "tickcolor": "rgb(0, 0, 0)", "tickfont": {"color": "rgba(0, 0, 0, 1.000)", "family": "sans-serif", "size": 11}, "tickmode": "array", "ticks": "inside", "ticktext": ["0", "1", "2", "3", "4", "5"], "tickvals": [0, 1, 2, 3, 4, 5], "title": "", "titlefont": {"color": "rgba(0, 0, 0, 1.000)", "family": "sans-serif", "size": 15}, "type": "-", "visible": true, "zeroline": false, "zerolinecolor": "rgba(0, 0, 0, 1.000)"}, "yaxis3": {"anchor": "x1", "domain": [0.07581, 0.4902], "gridcolor": "rgba(0, 0, 0, 0.100)", "gridwidth": 0.5, "linecolor": "rgba(0, 0, 0, 1.000)", "mirror": false, "range": [-0.2957, 10.3], "showgrid": true, "showline": true, "showticklabels": true, "tickangle": 0, "tickcolor": "rgb(0, 0, 0)", "tickfont": {"color": "rgba(0, 0, 0, 1.000)", "family": "sans-serif", "size": 11}, "tickmode": "array", "ticks": "inside", "ticktext": ["0.0", "2.5", "5.0", "7.5", "10.0"], "tickvals": [0, 2.5, 5, 7.5, 10], "title": "mu3", "titlefont": {"color": "rgba(0, 0, 0, 1.000)", "family": "sans-serif", "size": 15}, "type": "-", "visible": true, "zeroline": false, "zerolinecolor": "rgba(0, 0, 0, 1.000)"}, "yaxis4": {"anchor": "x2", "domain": [0.07581, 0.4902], "gridcolor": "rgba(0, 0, 0, 0.100)", "gridwidth": 0.5, "linecolor": "rgba(0, 0, 0, 1.000)", "mirror": false, "range": [-0.05192, 5.155], "showgrid": true, "showline": true, "showticklabels": true, "tickangle": 0, "tickcolor": "rgb(0, 0, 0)", "tickfont": {"color": "rgba(0, 0, 0, 1.000)", "family": "sans-serif", "size": 11}, "tickmode": "array", "ticks": "inside", "ticktext": ["0", "1", "2", "3", "4", "5"], "tickvals": [0, 1, 2, 3, 4, 5], "title": "", "titlefont": {"color": "rgba(0, 0, 0, 1.000)", "family": "sans-serif", "size": 15}, "type": "-", "visible": true, "zeroline": false, "zerolinecolor": "rgba(0, 0, 0, 1.000)"}}}
